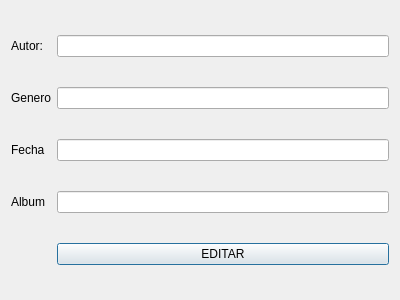
<?xml version="1.0" encoding="UTF-8"?>
<ui version="4.0">
 <class>d_editar</class>
 <widget class="QDialog" name="d_editar">
  <property name="geometry">
   <rect>
    <x>0</x>
    <y>0</y>
    <width>400</width>
    <height>300</height>
   </rect>
  </property>
  <property name="windowTitle">
   <string>Dialog</string>
  </property>
  <layout class="QGridLayout" name="gridLayout">
   <item row="4" column="1">
    <widget class="QPushButton" name="b_editar">
     <property name="text">
      <string>EDITAR</string>
     </property>
    </widget>
   </item>
   <item row="3" column="0">
    <widget class="QLabel" name="label_4">
     <property name="text">
      <string>Album</string>
     </property>
    </widget>
   </item>
   <item row="1" column="0">
    <widget class="QLabel" name="label_2">
     <property name="text">
      <string>Genero</string>
     </property>
    </widget>
   </item>
   <item row="0" column="1">
    <widget class="QLineEdit" name="lin_autor"/>
   </item>
   <item row="3" column="1">
    <widget class="QLineEdit" name="lin_album"/>
   </item>
   <item row="0" column="0">
    <widget class="QLabel" name="label">
     <property name="text">
      <string>Autor:</string>
     </property>
    </widget>
   </item>
   <item row="1" column="1">
    <widget class="QLineEdit" name="lin_genero"/>
   </item>
   <item row="2" column="0">
    <widget class="QLabel" name="label_3">
     <property name="text">
      <string>Fecha</string>
     </property>
    </widget>
   </item>
   <item row="2" column="1">
    <widget class="QLineEdit" name="lin_fecha"/>
   </item>
  </layout>
 </widget>
 <resources/>
 <connections/>
</ui>
